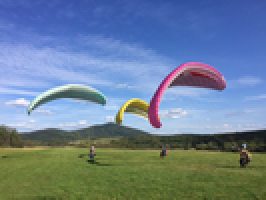
#> input picture Lab1_TI/1.png, 133 x 100 px (shown 2 times larger); the run also reads 1 picture not shown here
$ python T2.py
#> lines starting #> are read from the running program, lines starting #| are printed output that depends on the picture; long printed decimals are rounded
from PIL import Image
import numpy as np
import matplotlib.pylab as plt
import skimage

def image (img_name, gray_img_name):
    # зчитування зображення
#> called with img_name = '1.png', gray_img_name = '2.png'
    img = Image.open(img_name)
#> img is the input picture: PIL image 133x100 RGB; mean R, G, B 107.8, 128.2, 150
    img2 = img.convert('L')
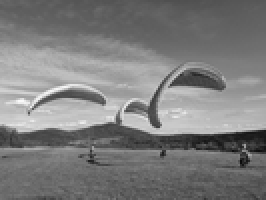
#> img2: PIL image 133x100 L (shown 2 times larger); min 10, max 249, mean 124.6
    img2.save(gray_img_name)

    # кількість пікселів
    w, h = img2.size
#> w = 133; h = 100
    s = w * h
#> s = 13300
    print("1. Загальна кількість пікселів: ", s)
#| 1. Загальна кількість пікселів:  13300

    # масив пікселів
    a1 = np.asarray(img2)
    a2 = a1.ravel()
#> a2 = 13300 values, max 249 at index 6659, min 10 at index 10760, mean 124.6
    a2 = np.sort(a2)
#> a2 = 13300 values from 10 to 249

    # групування за інтенсивністю свічення
    count = [0, 0, 0, 0, 0, 0, 0, 0, 0, 0, 0, 0, 0, 0, 0, 0]
    x_i = []
    for pix in range(len(a2)):
        if a2[pix] in range(1, 17):
            count[0] += 1
        elif a2[pix] in range(17, 33):
            count[1] += 1
        elif a2[pix] in range(33, 49):
            count[2] += 1
        elif a2[pix] in range(49, 65):
            count[3] += 1
        elif a2[pix] in range(65, 81):
            count[4] += 1
        elif a2[pix] in range(81, 97):
            count[5] += 1
        elif a2[pix] in range(97, 113):
            count[6] += 1
        elif a2[pix] in range(113, 129):
            count[7] += 1
        elif a2[pix] in range(129, 145):
            count[8] += 1
        elif a2[pix] in range(145, 161):
            count[9] += 1
        elif a2[pix] in range(161, 177):
            count[10] += 1
        elif a2[pix] in range(177, 193):
            count[11] += 1
        elif a2[pix] in range(193, 208):
            count[12] += 1
        elif a2[pix] in range(208, 225):
            count[13] += 1
        elif a2[pix] in range(225, 241):
            count[13] += 1
        elif a2[pix] in range(241, 255):
            count[13] += 1
#> after the loop, count = [5, 109, 149, 228, 752, 2360, 3250, 1546, 760, 680, 1346, 1165, 733, 217, 0, 0]
    for i in range(len(count)):
        if count[i] != 0:
            x_i.append(count[i] / s)
#> this loop made 16 passes
#> after the loop, x_i = [0.000376, 0.0082, 0.0112, 0.0171, 0.0565, 0.177, 0.244, 0.116, 0.0571, 0.0511, 0.101, 0.0876, 0.0551, 0.0163]
    print("2. кількість пікселів в 16 групах за інтенсивністю свічення: \n", " ", count)
#| 2. кількість пікселів в 16 групах за інтенсивністю свічення:
#|    [5, 109, 149, 228, 752, 2360, 3250, 1546, 760, 680, 1346, 1165, 733, 217, 0, 0]
    print("3. ймовірність (частот) значень інтенсивності свічення груп пікселів у блоках: \n", " ", x_i)
#| 3. ймовірність (частот) значень інтенсивності свічення груп пікселів у блоках:
#|    [0.0003759, 0.008195, 0.0112, 0.01714, 0.05654, 0.1774, 0.2444, 0.1162, 0.05714, 0.05113, 0.1012, 0.08759, 0.05511, 0.01632]

    # ентропія за формулою
    h_x = - sum(x_i * np.log(x_i))
#> h_x = 2.21
    print("4. ентропія за формулою: ", h_x)
#| 4. ентропія за формулою:  2.214

    # функція ентропії
    ent = skimage.measure.shannon_entropy(img2)
#> ent = 7.15
    print("5. вбудована функція ентропії: ", ent)
#| 5. вбудована функція ентропії:  7.151

    # гістограма
    plt.hist(a2, bins=32)
    plt.title(gray_img_name)
    plt.show()

print("\nРезультати для png:")
image("1.png", "2.png")
print("\nРезультати для bmp:")
image("1.bmp", "2.bmp")
#> call 2 of image, with img_name = '1.bmp', gray_img_name = '2.bmp'
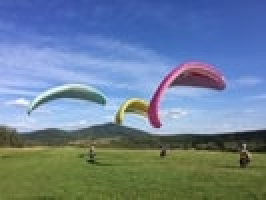
#> input picture Lab1_TI/1.bmp, 133 x 100 px (shown 2 times larger)
#> in image, img is the input picture: PIL image 133x100 RGB; mean R, G, B 107.8, 128.2, 150.1
#| 1. Загальна кількість пікселів:  13300
#> in image (call 2), `a2 = a1.ravel()`: a2 = 13300 values, max 251 at index 6660, min 9 at index 10760, mean 124.6
#> in image (call 2), `a2 = np.sort(a2)`: a2 = 13300 values from 9 to 251
#> after the loop in image (call 2), `for pix in range(len(a2)):`: count = [2, 99, 156, 246, 715, 2367, 3251, 1540, 798, 676, 1330, 1175, 734, 211, 0, 0]
#> the loop in image (call 2), `for i in range(len(count)):` made 16 passes
#> after the loop in image (call 2), `for i in range(len(count)):`: x_i = [0.00015, 0.00744, 0.0117, 0.0185, 0.0538, 0.178, 0.244, 0.116, 0.06, 0.0508, 0.1, 0.0883, 0.0552, 0.0159]
#| 2. кількість пікселів в 16 групах за інтенсивністю свічення:
#|    [2, 99, 156, 246, 715, 2367, 3251, 1540, 798, 676, 1330, 1175, 734, 211, 0, 0]
#| 3. ймовірність (частот) значень інтенсивності свічення груп пікселів у блоках:
#|    [0.0001504, 0.007444, 0.01173, 0.0185, 0.05376, 0.178, 0.2444, 0.1158, 0.06, 0.05083, 0.1, 0.08835, 0.05519, 0.01586]
#| 4. ентропія за формулою:  2.213
#| 5. вбудована функція ентропії:  7.149
print("\nРезультати для jpg:")
image("1.jpg", "2.jpg")
#| 1. Загальна кількість пікселів:  13300
#| 2. кількість пікселів в 16 групах за інтенсивністю свічення:
#|    [2, 99, 156, 246, 715, 2367, 3251, 1540, 798, 676, 1330, 1175, 734, 211, 0, 0]
#| 3. ймовірність (частот) значень інтенсивності свічення груп пікселів у блоках:
#|    [0.0001504, 0.007444, 0.01173, 0.0185, 0.05376, 0.178, 0.2444, 0.1158, 0.06, 0.05083, 0.1, 0.08835, 0.05519, 0.01586]
#| 4. ентропія за формулою:  2.213
#| 5. вбудована функція ентропії:  7.149
print("\nРезультати для tif:")
image("1.tif", "2.tif")
#| 1. Загальна кількість пікселів:  13300
#| 2. кількість пікселів в 16 групах за інтенсивністю свічення:
#|    [2, 99, 156, 246, 715, 2367, 3251, 1540, 798, 676, 1330, 1175, 734, 211, 0, 0]
#| 3. ймовірність (частот) значень інтенсивності свічення груп пікселів у блоках:
#|    [0.0001504, 0.007444, 0.01173, 0.0185, 0.05376, 0.178, 0.2444, 0.1158, 0.06, 0.05083, 0.1, 0.08835, 0.05519, 0.01586]
#| 4. ентропія за формулою:  2.213
#| 5. вбудована функція ентропії:  7.149
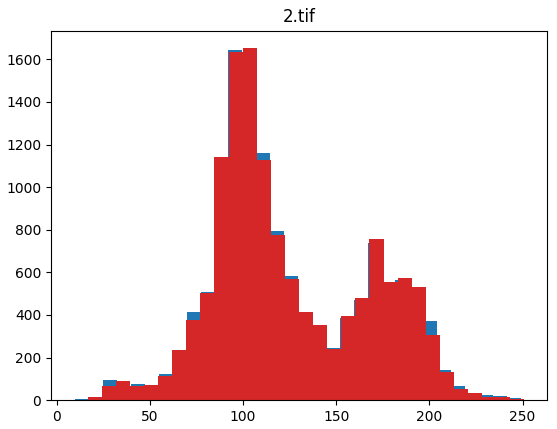
#> figure drawn by matplotlib, 1 panel; tallest bar 1643 high, from x = 92.16 to 99.62; tallest bar 1652 high, from x = 99.75 to 107.3; tallest bar 1652 high, from x = 99.75 to 107.3
